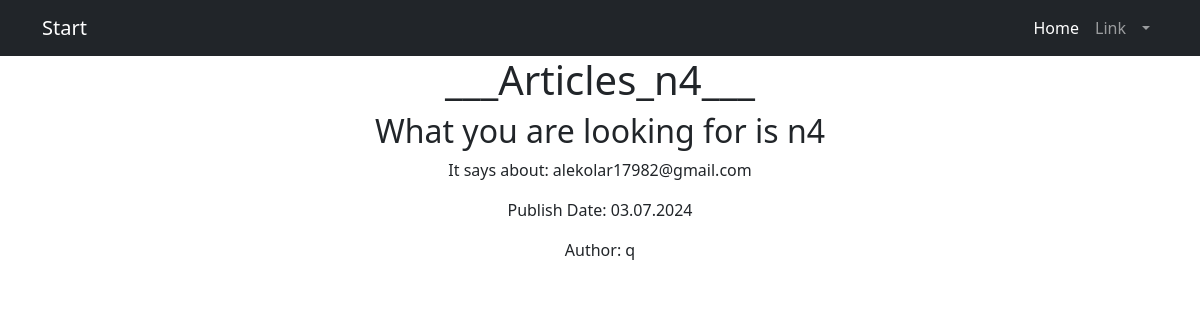
/protect/articles/2/ (signed in), run on the app's committed database.
### news/models.py (models this page shows, shortened)
class Post(models.Model):
    author = models.ForeignKey('Author', on_delete=models.CASCADE)
    POST_TYPES = (
        ('article', 'Article'),
        ('news', 'News'),    )
    post_type = models.CharField(max_length=10, choices=POST_TYPES)
    created_at = models.DateTimeField(auto_now_add=True)
    categories = models.ManyToManyField('Category', through='PostCategory')
    title = models.CharField(max_length=255)
    content = models.TextField()
    rating = models.IntegerField(default=0)
    authorname = models.CharField(max_length=255,)
    subscribers = models.ManyToManyField(User, related_name='subscribed_categories', blank=True)

class Author(models.Model):
    user = models.OneToOneField(User, on_delete=models.CASCADE)
    rating = models.IntegerField(default=0)
    def __str__(self):
        return self.user.username

### news/views.py (the view)
# urls.py: path('articles/<int:id>/', views.articles_full_detail, name='articles_full_detail'),  # all art
@login_required
def articles_full_detail(request, id):
    post = Post.objects.get(pk=id)
    post_info = {
        'title': post.title,
        'content': post.content,
        'publish_date': post.created_at.strftime('%d.%m.%Y'),
        'author': post.authorname,
    }
    news_article = get_object_or_404(Post, id=id)
    return render(request, 'articles_full_detail.html', {'post': news_article, 'id': id})

### news/templatetags/censor.py (called while the page is built)
@register.filter(name='censor')
def censor(value):
    banned_words = ['badword', 'badword1', 'badword2']
    for word in banned_words:
        if isinstance(word, str):
            value = value.replace(word[1:], '*' * len(word[1:]))
    return value

### news/templates/articles_full_detail.html
{% extends 'flatpages/default.html' %}
{% load censor %}
{% block content %}
<h1>___Articles_{{ post.title|censor }}___</h1>
    <h2>What you are looking for is {{ post.title|censor }}</h2>
    <p>It says about: {{ post.content|censor }}</p>
    <p>Publish Date: {{ post.created_at|date:"d.m.Y" }}</p>
    {% if post.author %}
    <p>Author: {{ post.author }}</p>
    {% endif %}
{% endblock %}

### data on the page
Post: title|censor "n4", content|censor "alekolar17982@gmail.com", created_at "03.07.2024", author "q"
